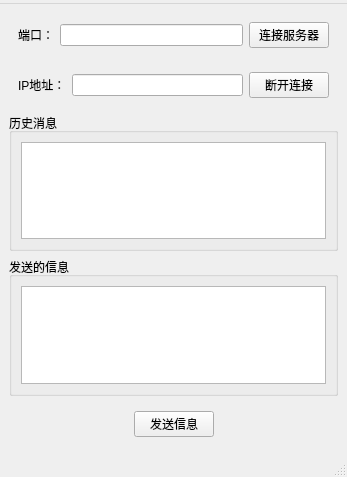
<?xml version="1.0" encoding="UTF-8"?>
<ui version="4.0">
 <class>ClientWindow</class>
 <widget class="QMainWindow" name="ClientWindow">
  <property name="geometry">
   <rect>
    <x>0</x>
    <y>0</y>
    <width>347</width>
    <height>477</height>
   </rect>
  </property>
  <property name="windowTitle">
   <string>客户端</string>
  </property>
  <widget class="QWidget" name="centralwidget">
   <layout class="QVBoxLayout" name="verticalLayout">
    <item>
     <widget class="QWidget" name="widget" native="true">
      <layout class="QHBoxLayout" name="horizontalLayout">
       <item>
        <widget class="QLabel" name="portLab">
         <property name="text">
          <string>端口：</string>
         </property>
        </widget>
       </item>
       <item>
        <widget class="QLineEdit" name="port"/>
       </item>
       <item>
        <widget class="QPushButton" name="connect">
         <property name="text">
          <string>连接服务器</string>
         </property>
        </widget>
       </item>
      </layout>
     </widget>
    </item>
    <item>
     <widget class="QWidget" name="widget_3" native="true">
      <layout class="QHBoxLayout" name="horizontalLayout_3">
       <item>
        <widget class="QLabel" name="portLab_2">
         <property name="text">
          <string>IP地址：</string>
         </property>
        </widget>
       </item>
       <item>
        <widget class="QLineEdit" name="ip"/>
       </item>
       <item>
        <widget class="QPushButton" name="disconnect">
         <property name="text">
          <string>断开连接</string>
         </property>
        </widget>
       </item>
      </layout>
     </widget>
    </item>
    <item>
     <widget class="QGroupBox" name="groupBox">
      <property name="title">
       <string>历史消息</string>
      </property>
      <layout class="QVBoxLayout" name="verticalLayout_2">
       <item>
        <widget class="QTextEdit" name="histroyMsg"/>
       </item>
      </layout>
     </widget>
    </item>
    <item>
     <widget class="QGroupBox" name="groupBox_2">
      <property name="title">
       <string>发送的信息</string>
      </property>
      <layout class="QVBoxLayout" name="verticalLayout_3">
       <item>
        <widget class="QTextEdit" name="sendMsg"/>
       </item>
      </layout>
     </widget>
    </item>
    <item>
     <widget class="QWidget" name="widget_2" native="true">
      <layout class="QHBoxLayout" name="horizontalLayout_2">
       <item>
        <spacer name="horizontalSpacer">
         <property name="orientation">
          <enum>Qt::Orientation::Horizontal</enum>
         </property>
         <property name="sizeHint" stdset="0">
          <size>
           <width>102</width>
           <height>20</height>
          </size>
         </property>
        </spacer>
       </item>
       <item>
        <widget class="QPushButton" name="sendBtn">
         <property name="text">
          <string>发送信息</string>
         </property>
        </widget>
       </item>
       <item>
        <spacer name="horizontalSpacer_2">
         <property name="orientation">
          <enum>Qt::Orientation::Horizontal</enum>
         </property>
         <property name="sizeHint" stdset="0">
          <size>
           <width>101</width>
           <height>20</height>
          </size>
         </property>
        </spacer>
       </item>
      </layout>
     </widget>
    </item>
   </layout>
  </widget>
  <widget class="QMenuBar" name="menubar">
   <property name="geometry">
    <rect>
     <x>0</x>
     <y>0</y>
     <width>347</width>
     <height>24</height>
    </rect>
   </property>
   <widget class="QMenu" name="menu">
    <property name="title">
     <string/>
    </property>
   </widget>
   <addaction name="menu"/>
  </widget>
  <widget class="QStatusBar" name="statusbar"/>
 </widget>
 <resources/>
 <connections/>
</ui>
